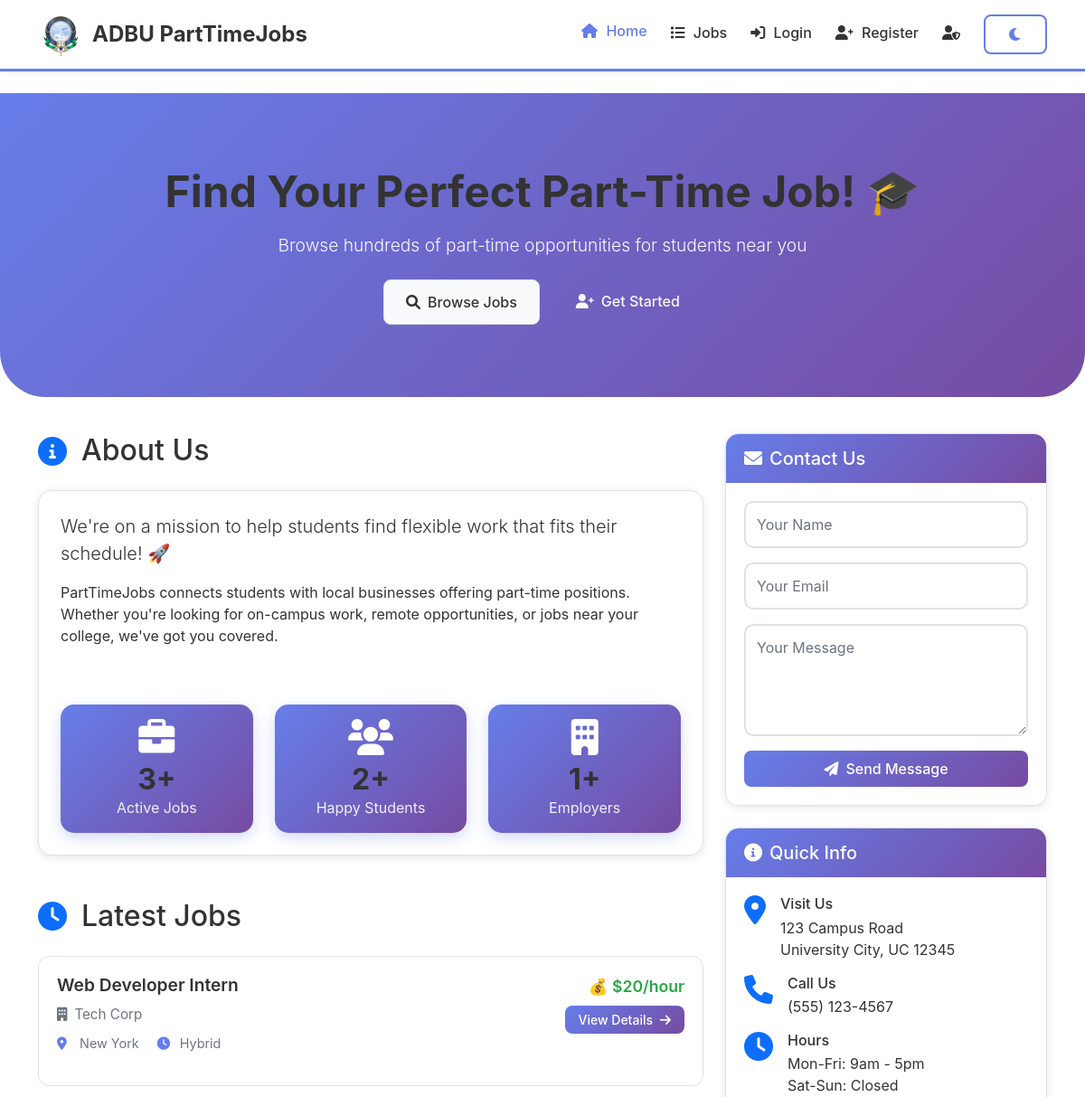
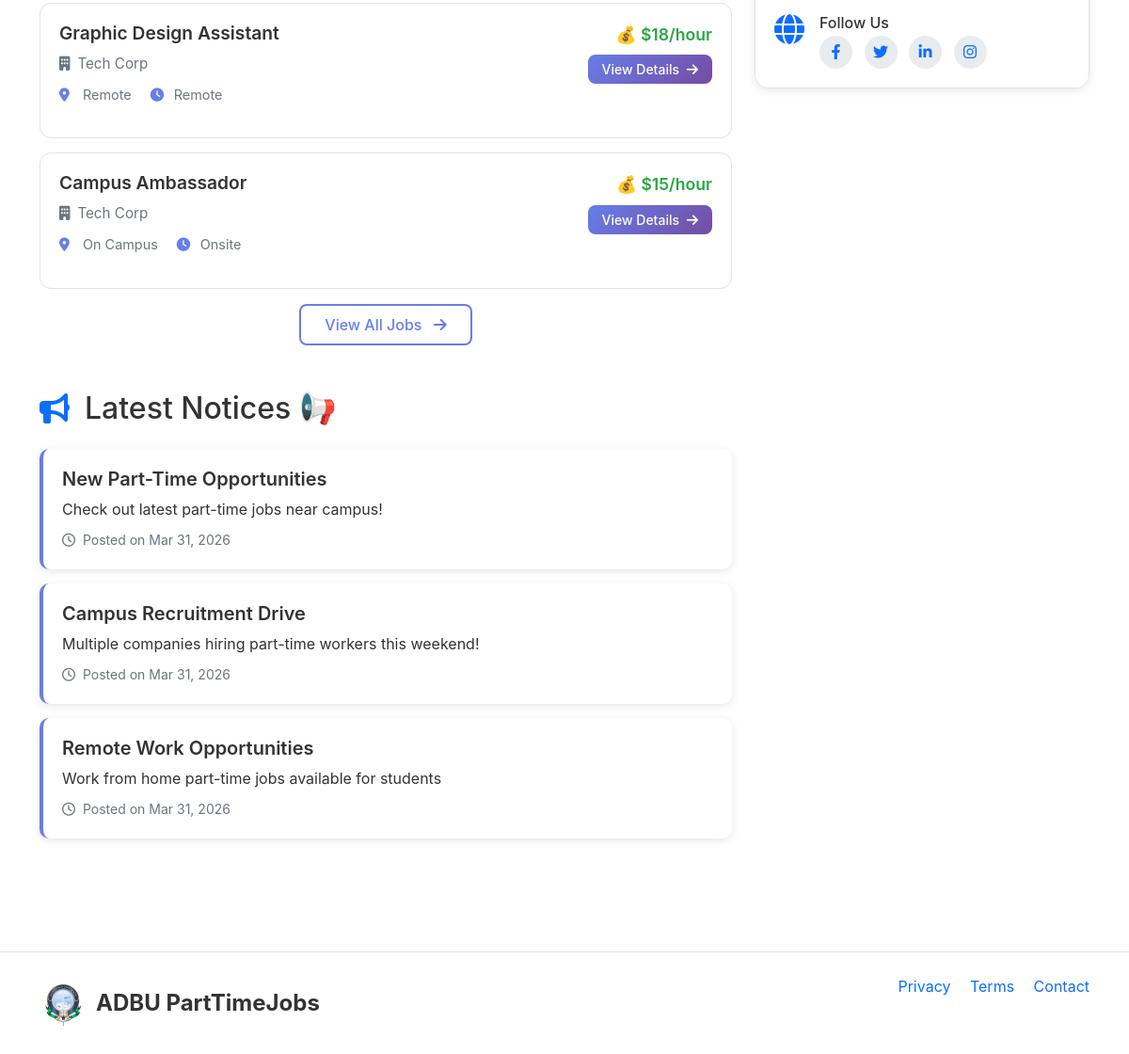
Page /pages/home.php on the committed database (2 pictures, top to bottom).
### tables this page shows
CREATE TABLE jobs (
    id INT AUTO_INCREMENT PRIMARY KEY,
    employer_id INT NOT NULL,
    title VARCHAR(200) NOT NULL,
    company VARCHAR(100),
    description TEXT,
    requirements TEXT,
    location VARCHAR(100),
    salary VARCHAR(50),
    job_type ENUM('remote', 'hybrid', 'onsite') DEFAULT 'onsite',
    category VARCHAR(50),
    posted_at TIMESTAMP DEFAULT CURRENT_TIMESTAMP,
    deadline DATE,
    status ENUM('active', 'closed') DEFAULT 'active',
    FOREIGN KEY (employer_id) REFERENCES users(id) ON DELETE CASCADE
);

CREATE TABLE notices (
    id INT AUTO_INCREMENT PRIMARY KEY,
    title VARCHAR(200) NOT NULL,
    content TEXT NOT NULL,
    posted_at TIMESTAMP DEFAULT CURRENT_TIMESTAMP
);

### includes/config.php (called while the page is built, shortened)
<?php
function isLoggedIn() {
    return isset($_SESSION['user_id']);
}
?>

### pages/home.php (the view)
<?php
require_once '../includes/config.php';
require_once '../includes/header.php';
$stmt = $conn->query("SELECT * FROM notices ORDER BY posted_at DESC LIMIT 5");
$notices = $stmt->fetchAll();
$stmt = $conn->query("SELECT * FROM jobs WHERE status = 'active' ORDER BY posted_at DESC LIMIT 3");
$latest_jobs = $stmt->fetchAll();
$total_jobs = $conn->query("SELECT COUNT(*) FROM jobs WHERE status = 'active'")->fetchColumn();
$total_students = $conn->query("SELECT COUNT(*) FROM users WHERE user_type = 'student'")->fetchColumn();
$total_employers = $conn->query("SELECT COUNT(*) FROM users WHERE user_type = 'employer'")->fetchColumn();
?>
<section class="hero-section">
    <div class="container">
        <h1 class="display-4 fw-bold mb-3">Find Your Perfect Part-Time Job! 🎓</h1>
        <p class="lead mb-4">Browse hundreds of part-time opportunities for students near you</p>
        <div class="d-flex justify-content-center gap-3 flex-wrap">
            <a href="job-listing.php" class="btn btn-light btn-lg px-4">
                <i class="fas fa-search me-2"></i>Browse Jobs
            </a>
            <?php if(!isLoggedIn()): ?>
            <a href="register.php" class="btn btn-outline-light btn-lg px-4">
                <i class="fas fa-user-plus me-2"></i>Get Started
            </a>
            <?php endif; ?>
        </div>
    </div>
</section>
<div class="container">
    <div class="row">
        <div class="col-lg-8">
            <section class="mb-5" id="about">
                <div class="d-flex align-items-center mb-4">
                    <i class="fas fa-info-circle text-primary fa-2x me-3"></i>
                    <h2 class="mb-0">About Us</h2>
                </div>
                <div class="card p-4">
                    <p class="lead">We're on a mission to help students find flexible work that fits their schedule! 🚀</p>
                    <p>PartTimeJobs connects students with local businesses offering part-time positions. Whether you're looking for on-campus work, remote opportunities, or jobs near your college, we've got you covered.</p>
                    <div class="row mt-4 g-4">
                        <div class="col-sm-4 text-center">
                            <div class="stat-card bg-primary text-white p-3">
                                <i class="fas fa-briefcase fa-2x mb-2"></i>
                                <h3 class="mb-0"><?php echo $total_jobs; ?>+</h3>
                                <p class="mb-0">Active Jobs</p>
                            </div>
                        </div>
                        <div class="col-sm-4 text-center">
                            <div class="stat-card bg-primary text-white p-3">
                                <i class="fas fa-users fa-2x mb-2"></i>
                                <h3 class="mb-0"><?php echo $total_students; ?>+</h3>
                                <p class="mb-0">Happy Students</p>
                            </div>
                        </div>
                        <div class="col-sm-4 text-center">
                            <div class="stat-card bg-primary text-white p-3">
                                <i class="fas fa-building fa-2x mb-2"></i>
                                <h3 class="mb-0"><?php echo $total_employers; ?>+</h3>
                                <p class="mb-0">Employers</p>
                            </div>
                        </div>
                    </div>
                </div>
            </section>
            <section class="mb-5">
                <div class="d-flex align-items-center mb-4">
                    <i class="fas fa-clock text-primary fa-2x me-3"></i>
                    <h2 class="mb-0">Latest Jobs</h2>
                </div>
                <?php if(empty($latest_jobs)): ?>
                    <div class="alert alert-info">
                        <i class="fas fa-info-circle me-2"></i>No jobs posted yet. Check back soon!
                    </div>
                <?php else: ?>
                    <?php foreach($latest_jobs as $job): ?>
                        <div class="job-card">
                            <div class="row">
                                <div class="col-md-8">
                                    <h4 class="job-title"><?php echo htmlspecialchars($job['title']); ?></h4>
                                    <p class="company">
                                        <i class="fas fa-building me-2"></i><?php echo htmlspecialchars($job['company']); ?>
                                    </p>
                                    <div class="job-meta">
                                        <span><i class="fas fa-map-marker-alt"></i> <?php echo htmlspecialchars($job['location']); ?></span>
                                        <span><i class="fas fa-clock"></i> <?php echo ucfirst($job['job_type']); ?></span>
                                    </div>
                                </div>
                                <div class="col-md-4 text-md-end">
                                    <p class="salary mb-2">💰 <?php echo htmlspecialchars($job['salary']); ?></p>
                                    <a href="job-details.php?id=<?php echo $job['id']; ?>" class="btn btn-primary btn-sm">
                                        View Details <i class="fas fa-arrow-right ms-1"></i>
                                    </a>
                                </div>
                            </div>
                        </div>
                    <?php endforeach; ?>
                    <div class="text-center mt-3">
                        <a href="job-listing.php" class="btn btn-outline-primary">
                            View All Jobs <i class="fas fa-arrow-right ms-2"></i>
                        </a>
                    </div>
                <?php endif; ?>
            </section>
            <section class="mb-5" id="notices">
                <div class="d-flex align-items-center mb-4">
                    <i class="fas fa-bullhorn text-primary fa-2x me-3"></i>
                    <h2 class="mb-0">Latest Notices 📢</h2>
                </div>
                <?php if(empty($notices)): ?>
                    <div class="alert alert-info">No notices yet.</div>
                <?php else: ?>
                    <?php foreach($notices as $notice): ?>
                        <div class="notice-card">
                            <h5 class="mb-2"><?php echo htmlspecialchars($notice['title']); ?></h5>
                            <p class="mb-2"><?php echo htmlspecialchars($notice['content']); ?></p>
                            <small class="text-muted">
                                <i class="far fa-clock me-1"></i>
                                Posted on <?php echo date('M d, Y', strtotime($notice['posted_at'])); ?>
                            </small>
                        </div>
                    <?php endforeach; ?>
                <?php endif; ?>
            </section>
        </div>
        <div class="col-lg-4">
            <section class="mb-4" id="contact">
                <div class="card">
                    <div class="card-header">
                        <h5 class="mb-0"><i class="fas fa-envelope me-2"></i>Contact Us</h5>
                    </div>
                    <div class="card-body">
                        <form id="contactForm" onsubmit="alert('Thank you for contacting us! We will get back to you soon.'); return false;">
                            <div class="mb-3">
                                <input type="text" class="form-control" placeholder="Your Name" required>
                            </div>
                            <div class="mb-3">
                                <input type="email" class="form-control" placeholder="Your Email" required>
                            </div>
                            <div class="mb-3">
                                <textarea class="form-control" rows="4" placeholder="Your Message" required></textarea>
                            </div>
                            <button type="submit" class="btn btn-primary w-100">
                                <i class="fas fa-paper-plane me-2"></i>Send Message
                            </button>
                        </form>
                    </div>
                </div>
            </section>
            <div class="card">
                <div class="card-header">
                    <h5 class="mb-0"><i class="fas fa-info-circle me-2"></i>Quick Info</h5>
                </div>
                <div class="card-body">
                    <div class="d-flex mb-3">
                        <i class="fas fa-map-marker-alt text-primary fa-2x me-3"></i>
                        <div>
                            <h6 class="mb-1">Visit Us</h6>
                            <p class="mb-0">123 Campus Road<br>University City, UC 12345</p>
                        </div>
                    </div>
                    <div class="d-flex mb-3">
                        <i class="fas fa-phone text-primary fa-2x me-3"></i>
                        <div>
                            <h6 class="mb-1">Call Us</h6>
                            <p class="mb-0">(555) 123-4567</p>
                        </div>
                    </div>
                    <div class="d-flex mb-3">
                        <i class="fas fa-clock text-primary fa-2x me-3"></i>
                        <div>
                            <h6 class="mb-1">Hours</h6>
                            <p class="mb-0">Mon-Fri: 9am - 5pm<br>Sat-Sun: Closed</p>
                        </div>
                    </div>
                    <div class="d-flex">
                        <i class="fas fa-globe text-primary fa-2x me-3"></i>
                        <div>
                            <h6 class="mb-1">Follow Us</h6>
                            <div class="social-links">
                                <a href="#" class="text-primary me-2"><i class="fab fa-facebook-f"></i></a>
                                <a href="#" class="text-primary me-2"><i class="fab fa-twitter"></i></a>
                                <a href="#" class="text-primary me-2"><i class="fab fa-linkedin-in"></i></a>
                                <a href="#" class="text-primary"><i class="fab fa-instagram"></i></a>
                            </div>
                        </div>
                    </div>
                </div>
            </div>
        </div>
    </div>
</div>
<?php require_once '../includes/footer.php'; ?>

### rows in the picture
jobs: title "Web Developer Intern", company "Tech Corp", location "New York", job_type "Hybrid", salary "$20/hour"
jobs: title "Graphic Design Assistant", company "Tech Corp", location "Remote", job_type "Remote", salary "$18/hour"
jobs: title "Campus Ambassador", company "Tech Corp", location "On Campus", job_type "Onsite", salary "$15/hour"
notices: title "New Part-Time Opportunities", content "Check out latest part-time jobs near campus!", posted_at "Mar 31, 2026"
notices: title "Campus Recruitment Drive", content "Multiple companies hiring part-time workers this weekend!", posted_at "Mar 31, 2026"
notices: title "Remote Work Opportunities", content "Work from home part-time jobs available for students", posted_at "Mar 31, 2026"

### other values in the picture
$total_jobs "3"
$total_students "2"
$total_employers "1"
